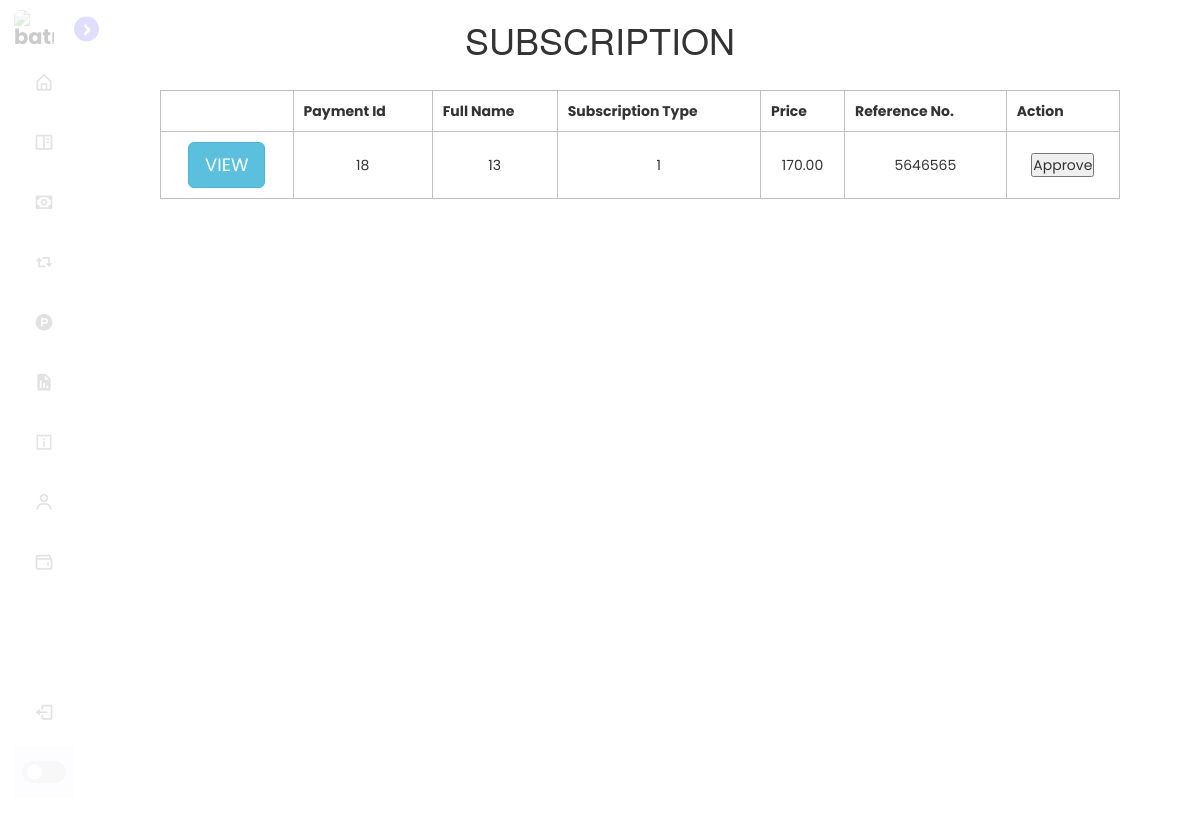
Screenshot of /Admin_prototype/subscription.php (signed in) with the database file from the repository.
### tables this page shows
CREATE TABLE `subscription` (
  `subscription_id` int(11) NOT NULL,
  `user_id` int(11) NOT NULL,
  `subscription_type` varchar(100) NOT NULL,
  `number_of_products` varchar(100) NOT NULL,
  `typeofpayment` varchar(100) NOT NULL,
  `amount` double(11,2) NOT NULL,
  `status` varchar(100) NOT NULL,
  `reference_number` int(11) NOT NULL,
  `receipt_img` varchar(100) NOT NULL,
  `date_started` datetime NOT NULL,
  `date_created` timestamp NOT NULL DEFAULT current_timestamp() ON UPDATE current_timestamp(),
  `date_end` datetime NOT NULL
);

### Admin_prototype/db.php (called while the page is built, shortened)
<?php
function getAllSubscription($table_name)
{
	global $conn;
	$query = mysqli_query($conn, "SELECT * FROM `$table_name`");
	return $query;
}

### Admin_prototype/subscription.php (the view, shortened to what this page needs)
<!DOCTYPE html>
<?php
	include("db.php");
?>
<html>
    <head>
        <link rel="stylesheet" type="text/css" href="style.css">
        <link href='https://unpkg.com/boxicons@2.1.4/css/boxicons.min.css' rel='stylesheet'>
		<link rel="stylesheet" href="https://maxcdn.bootstrapcdn.com/font-awesome/4.7.0/css/font-awesome.min.css">
		<link rel="stylesheet" href="https://maxcdn.bootstrapcdn.com/bootstrap/3.4.1/css/bootstrap.min.css">
    </head>
    <body>
	<nav class="sidebar close">
		<header>
			<div class="image-text">
				<span class="image">
					<img src="batman.png" alt="batman">
				</span>
			</div>
			<i class='bx bx-chevron-right toggle'></i>
		</header>
		<div class="menu-bar">
		<div class="menu">
				<ul class="menu-links">
					<li class="nav-link">
						<a href="index.php">
							<i class='bx bx-home-alt icon'></i>
						</a>
					</li>
					<li class="nav-link">
						<a href="fish_manual.php">
							<i class='bx bx-book-content icon'></i>
						</a>
					</li>
					<li class="nav-link">
						<a href="payment.php">
							<i class='bx bx-money icon'></i>
						</a>
					</li>
					<li class="nav-link">
						<a href="post.php">
							<i class='bx bx-repost icon'></i>
						</a>
					</li>
					<li class="nav-link">
						<a href="product.php">
							<i class='bx bxl-product-hunt icon'></i>
						</a>
					</li>
					<li class="nav-link">
						<a href="report.php">
							<i class='bx bxs-report icon'></i>
						</a>
					</li>
					<li class="nav-link">
						<a href="shipping_info.php">
							<i class='bx bx-info-square icon'></i>
						</a>
					</li>
					<li class="nav-link">
						<a href="users.php">
							<i class='bx bx-user icon'></i>
						</a>
					</li>
					<li class="nav-link">
						<a href="subscription.php">
							<i class='bx bx-wallet icon'></i>
						</a>
					</li>
				</ul>
			</div>
			<div class="bottom-content">
				<li class="">
					<a href="logout.php">
						<i class='bx bx-log-out icon'></i>
					</a>
				</li>
				<li class="mode">
					<div class="toggle-switch">
							<span class="switch"></span>
					</div>
				</li>
			</div>
		</div>
	</nav>
	<table>
	<h1 style="text-align:center;">SUBSCRIPTION</h1>
        <tr>
			<th></th>
            <th>Payment Id</th>
            <th>Full Name</th>
            <th>Subscription Type</th>
            <th>Price</th>
            <th>Reference No.</th>
            <th>Action</th>
        </tr>
        <?php
            $subscribe = getAllSubscription('subscription');
            while ($row = mysqli_fetch_assoc($subscribe)) {
        ?>
            <tr>
				<td><button onclick="openViewModal('<?php echo $row['subscription_id']?>','<?php echo $row['user_id']?>','<?php echo $row['subscription_type']?>',
				'<?php echo $row['amount']?>','<?php echo $row['reference_number']?>')" class="btn btn-info btn-lg" data-toggle="modal" data-target="#myModal" >VIEW</button></td>
                <td>
                    <?php echo $row['subscription_id'] ?>
                </td>
                <td>
                    <?php echo $row['user_id'] ?>
                </td>
                <td>
                    <?php echo $row['subscription_type'] ?>
                </td>
                <td>
                    <?php echo $row['amount'] ?>
                </td>
                <td>
                    <?php echo $row['reference_number'] ?>
                </td>
                <td>
                    <form action="../Controller/subscriptionController.php?subscription_id=<?php echo $row['subscription_id'] ?>" method="POST">
                        <button type="submit" name="subscription_approve">
                            Approve
                        </button>
                    </form>
                </td>
            </tr>
        <?php
            }
        ?>
        </table>
    </body>
</html>

### Admin_prototype/style.css (style rules this page uses)
* { font-family: "Poppins", sans-serif; margin: 0; padding: 0; box-sizing: border-box; }
:root { --body-color: #e4e9f7; --box-color: #7289da; --hover-color: #c8e0ef; --sidebar-color: #fff; --primary-color: #695cfe; --primary-color-light: #f6f5ff; --toggle-color: #ddd; --text-color: #707070; --tran-03: all 0.2s ease; --tran-03: all 0.3s ease; --tran-04: all 0.4s ease; --tran-05: all 0.5s ease; }
body { height: 100vh; background: var(--body-color); transition: var(--tran-04); }
.sidebar.close { width: 88px; }
.sidebar .image { min-width: 60px; display: flex; align-items: center; }
.sidebar { position: fixed; top: 0; left: 0; height: 100%; width: 269px; padding: 10px 14px; background: var(--sidebar-color); transition: var(--tran-05); }
.sidebar li { height: 50px; margin-top: 10px; list-style: none; display: flex; align-items: center; }
.sidebar li .icon { min-width: 60px; font-size: 20px; display: flex; align-items: center; justify-content: center; }
.sidebar li .icon, .sidebar li .text { color: var(--text-color); transition: var(--tran-02); }
.sidebar li a { height: 100%; width: 100%; display: flex; align-items: center; text-decoration: none; border-radius: 6px; transition: var(--tran-04); }
.sidebar header { position: relative; }
.sidebar .image-text img { width: 40px; border-radius: 6px; }
.sidebar header .image-text { display: flex; align-items: center; }
.sidebar header .toggle { position: absolute; top: 50%; right: -25px; transform: translateY(-50%); height: 25px; width: 25px; background: var(--primary-color); display: flex; align-items: center; justify-content: center; border-radius: 50%; color: var(--sidebar-color); font-size: 22px; }
.sidebar .menu-bar { height: calc(100% - 50px); display: flex; flex-direction: column; justify-content: space-between; }
.menu-bar .mode { position: relative; border-radius: 6px; background: var(--primary-color-light); }
.menu-bar .mode .toggle-switch { position: absolute; right: 0; display: flex; align-items: center; justify-content: center; height: 100%; min-width: 60px; cursor: pointer; background: var(--primary-color-light); }
.toggle-switch .switch { position: relative; height: 22px; width: 44px; border-radius: 25px; background: var(--toggle-color); }
.switch::before { content: ""; position: absolute; height: 15px; width: 15px; border-radius: 50%; top: 50%; left: 5px; transform: translateY(-50%); background: var(--sidebar-color); transition: var(--tran-03); }

### Admin_prototype/subscription.php (style rules this page uses)
table { border-collapse: collapse; width: 80%; text-align: center; margin-top: 2rem; margin-left: 16rem; }
tr, th, td { border: 1px solid #c0c0c0; padding: 10px; }

### rows the page displays
subscription: subscription_id "18", user "13", subscription_type "1", amount "170.00", reference_number "5646565"
